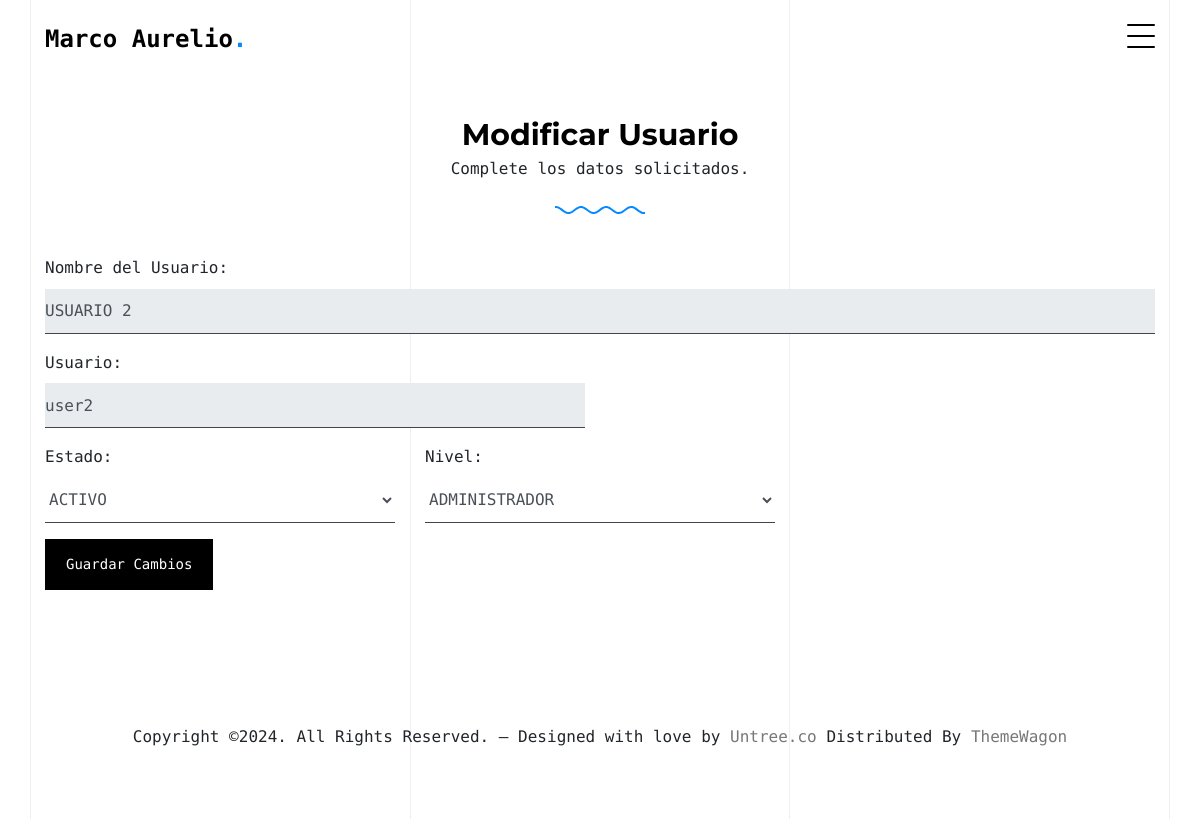
Page /modusuario/2 on the earlier database version.
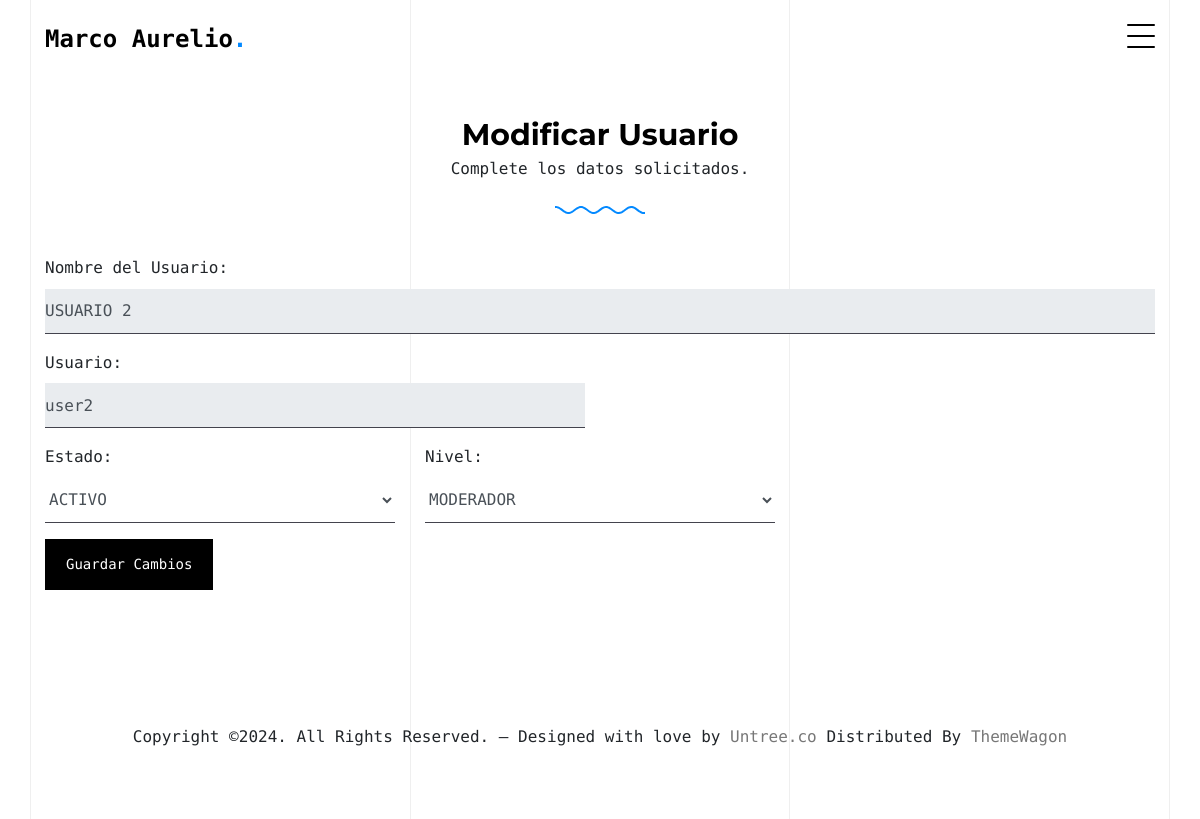
Same page on the later database version.
### pagina_cms/models.py (models this page shows)
class usuarios(models.Model):
    nombre = models.CharField(max_length=255)
    usuario = models.CharField(max_length=25)
    clave = models.CharField(max_length=25)
    estado = models.CharField(max_length=25)
    nivel = models.CharField(max_length=25)

### pagina_cms/usuarios.py (the view)
# urls.py: path('modusuario/<id>', usuarios.modificar, name='modusuario'),
def modificar(request, id):
    usuario = get_object_or_404(usuarios, pk=id)
    if request.method == 'POST':
        f_estado=request.POST.get('estado')
        f_nivel=request.POST.get('nivel')
        usuario.estado=f_estado
        usuario.nivel=f_nivel
        usuario.save()
        return redirect ('verusuario')
    else:
         return render(request, 'usuario_modify.html', {'usuario': usuario})

### pagina_cms/context_processors.py (called while the page is built)
def nivel_usuario(request):
    nivel_usuario = request.session.get('nivel_usuario', None)
    usuario_autenticado = request.session.get('usuario_autenticado', False)
    return {
        'nivel_usuario': nivel_usuario,
        'usuario_autenticado': usuario_autenticado,
    }

### pagina_cms/templates/usuario_modify.html (shortened to what this page needs)
{% extends 'base.html' %}
{% block cuerpo %}
<div class="untree_co-section pb-0">
    <div class="container">
      <div class="row mb-4">
        <div class="col-lg-7 text-center mx-auto">
          <h2 class="section-heading gsap-reveal-hero mb-0"><strong>Modificar Usuario</strong></h2>
          <p class="gsap-reveal-hero">Complete los datos solicitados.</p>
          <div class="wave gsap-reveal-hero" >
            <svg>
              <path d="M10,10 L50,100 L90,50" stroke="#0389ff"></path>
            </svg>
          </div>
        </div>
      </div>
      <div class="row">
        <div class="col-lg-12">
          <form action="{% url 'modusuario' id=usuario.id %}" method="post">
            <div class="row">
              <div class="col-lg-12 form-group">
                <label>Nombre del Usuario:</label>
                <input type="text" name="nombre" class="form-control" disabled required value="{{ usuario.nombre }}">
              </div>
              <div class="col-lg-6 form-group">
                <label>Usuario:</label>
                <input type="text" name="usuario" class="form-control" disabled required value="{{ usuario.usuario }}">
              </div>
            </div>
            <div class="row">
              <div class="col-lg-4 form-group">
                <label>Estado:</label>
                <select name="estado" class="form-control">
                  <option value="ACTIVO" {% if usuario.estado == 'ACTIVO' %} selected {% endif %}>ACTIVO</option>
              </select>
              </div>
              <div class="col-lg-4 form-group">
                <label>Nivel:</label>
                <select name="nivel" class="form-control">
                  <option value="MODERADOR" {% if usuario.nivel == 'MODERADOR' %} selected {% endif %}>MODERADOR</option>
                  <option value="ADMINISTRADOR" {% if usuario.nivel == 'ADMINISTRADOR' %} selected {% endif %}>ADMINISTRADOR</option>
              </select>
              </div>
            </div>
            <div class="row">
              <div class="col-12 form-group">
                <input type="submit" class="btn btn-black" value="Guardar Cambios">
              </div>
            </div>
          </form>
        </div>
      </div>
    </div>
  </div>
{% endblock %}

Differences in the rows shown:
changed usuarios "USUARIO 2": nivel "ADMINISTRADOR" → "MODERADOR"
